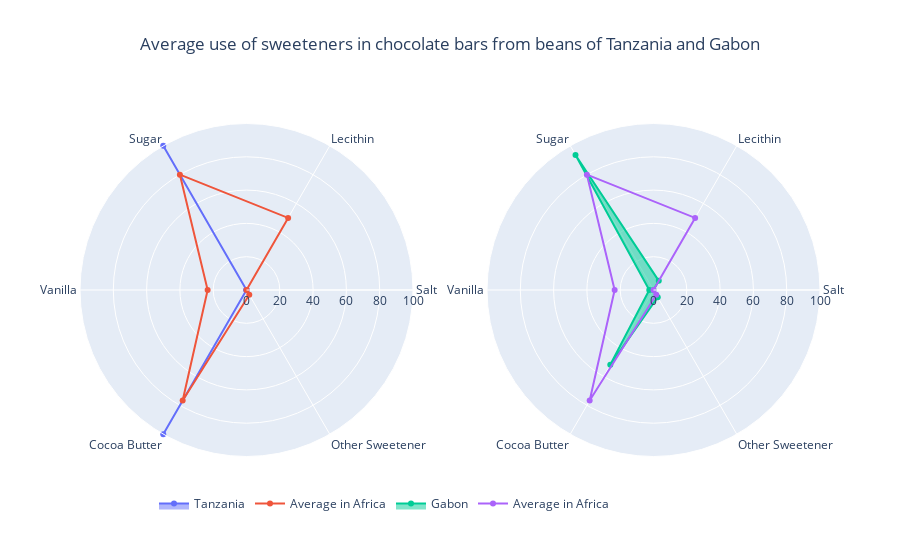

The cell this chart's notebook holds for it:
### Code cell
import plotly.graph_objects as go
from plotly.subplots import make_subplots

fig = make_subplots(rows=1, cols=2, specs=[[{'type': 'polar'}]*2])

categories = ["Salt","Lecithin","Sugar","Vanilla","Cocoa Butter","Other Sweetener"]


fig.add_trace(go.Scatterpolar(
      r=country_1_values,
      theta=categories,
      fill='toself',
      name=country_1
))
fig.add_trace(go.Scatterpolar(
      r=continents_1_values,
      theta=categories,
      fill='none',
      name=f'Average in {continent_1}'
))

fig.add_trace(go.Scatterpolar(
      r=country_2_values,
      theta=categories,
      fill='toself',
      name=country_2,subplot = "polar2"
    ), 1, 2)
fig.add_trace(go.Scatterpolar(
      r=continents_2_values,
      theta=categories,
      fill='none',
      name=f'Average in {continent_2}',subplot = "polar2"
    ), 1, 2)



fig.update_polars()
fig.update_layout(
  title=dict(text=f"Average use of sweeteners in chocolate bars from beans of {country_1} and {country_2}",xref='container',x=0.5),
  polar=dict(
    radialaxis=dict(
      visible=True,
      range=[0, 100]
    )),
    polar2 = dict(
      radialaxis = dict(visible=True,
      range = [0, 100]
    )),
  showlegend=True,
    legend=dict(orientation ='h',xanchor='auto',yanchor='auto',x=0.1)
)

fig.show()

### Figure 1 — Plotly figure (JSON) as saved in the notebook; plotly's stock layout.template omitted (floating-point values rounded to 4 significant figures)
{"data": [{"fill": "toself", "name": "Tanzania", "r": [0, 0, 100, 0, 100, 0], "theta": ["Salt", "Lecithin", "Sugar", "Vanilla", "Cocoa Butter", "Other Sweetener"], "type": "scatterpolar"}, {"fill": "none", "name": "Average in Africa", "r": [0, 50, 80, 23.33, 76.67, 3.333], "theta": ["Salt", "Lecithin", "Sugar", "Vanilla", "Cocoa Butter", "Other Sweetener"], "type": "scatterpolar"}, {"fill": "toself", "name": "Gabon", "r": [0, 6.329, 93.67, 2.532, 51.9, 5.063], "subplot": "polar2", "theta": ["Salt", "Lecithin", "Sugar", "Vanilla", "Cocoa Butter", "Other Sweetener"], "type": "scatterpolar"}, {"fill": "none", "name": "Average in Africa", "r": [0, 50, 80, 23.33, 76.67, 3.333], "subplot": "polar2", "theta": ["Salt", "Lecithin", "Sugar", "Vanilla", "Cocoa Butter", "Other Sweetener"], "type": "scatterpolar"}], "layout": {"legend": {"orientation": "h", "x": 0.1, "xanchor": "auto", "yanchor": "auto"}, "polar": {"domain": {"x": [0, 0.45], "y": [0, 1]}, "radialaxis": {"range": [0, 100], "visible": true}}, "polar2": {"domain": {"x": [0.55, 1], "y": [0, 1]}, "radialaxis": {"range": [0, 100], "visible": true}}, "showlegend": true, "title": {"text": "Average use of sweeteners in chocolate bars from beans of Tanzania and Gabon", "x": 0.5, "xref": "container"}}}
